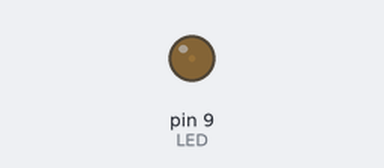
Simulated run of this sketch. Board: Arduino Uno, built with avr-gcc and run on an emulated ATmega328P. On the bench: output pins drawn as LEDs (lit = HIGH).

Above: at 0.05 s.
At 1.25 s:
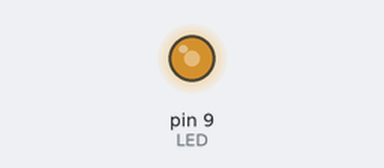
At 1.85 s:
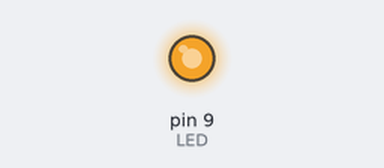
At 3.65 s:
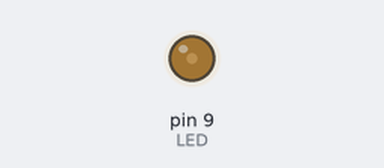
Timing chart, 0 to 5.3 s (numbered marks = the images above):
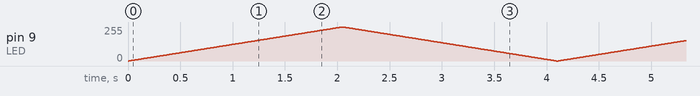

The sketch:

minim.ino
```cpp
/*
  Solucionari Repte SA2-B · Llum d'ambient regulable (REQUISIT MINIM)
  Un LED en un pin PWM fa l'efecte "fade" (puja i baixa d'intensitat) amb un for.
  Circuit: LED al pin 9 (~PWM) + 220 ohm a GND.
*/

const int LED = 9;   // pin amb ~ (PWM)

void setup() {
  pinMode(LED, OUTPUT);
}

void loop() {
  // Puja: 0 -> 255
  for (int v = 0; v <= 255; v++) {
    analogWrite(LED, v);
    delay(8);
  }
  // Baixa: 255 -> 0
  for (int v = 255; v >= 0; v--) {
    analogWrite(LED, v);
    delay(8);
  }
}
```
